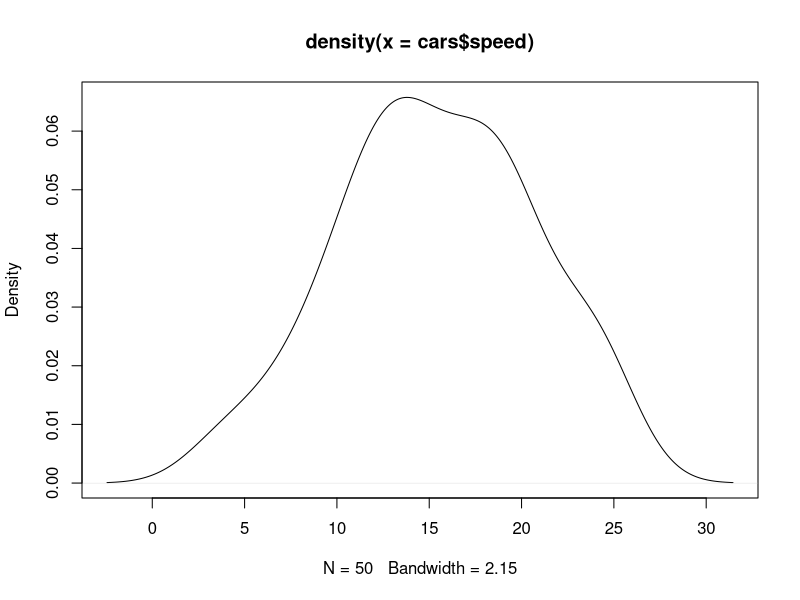
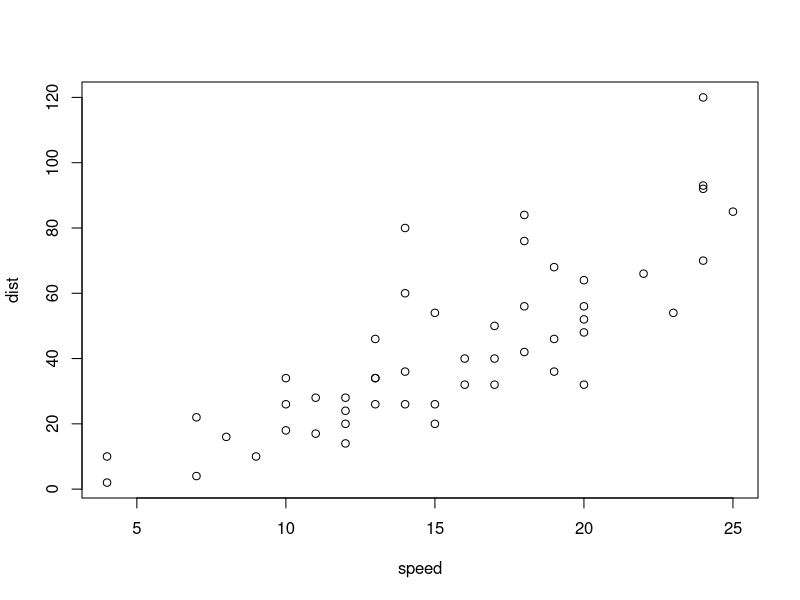

These figures' R source, in order:
## ---- chunk 1
2-2

plot(density(cars$speed))

## ---- chunk 2
summary(cars)
## ---- chunk 3
plot(cars)
